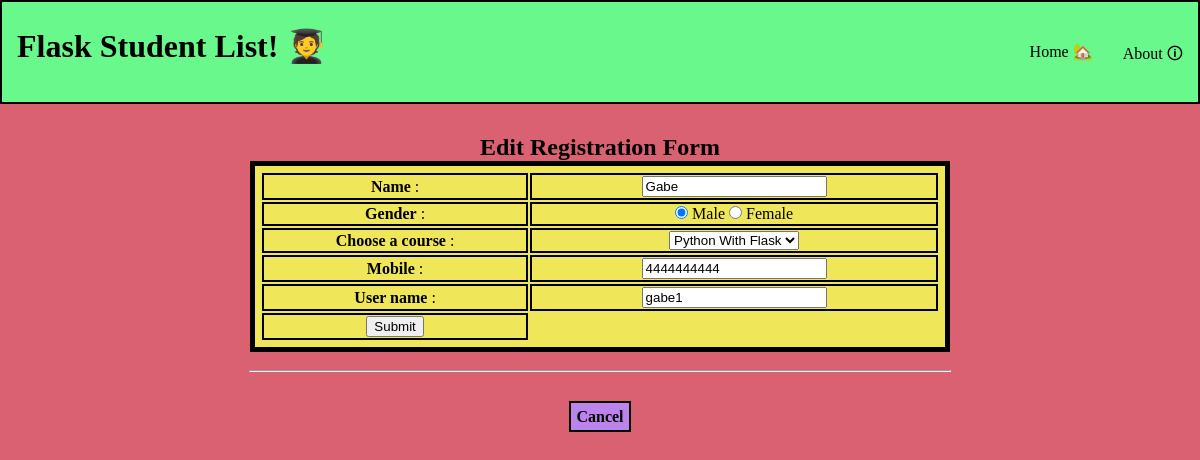
The page /show?username=gabe1 on the database its author committed.
### tables this page shows
CREATE TABLE students (
    name STRING(20) NOT NULL,
    gender STRING(20),
    course STRING(20),
    mobile TEXT(10),
    username STRING(6) PRIMARY KEY NOT NULL,
    password TEXT(8) NOT NULL
);

### app.py (the view)
@app.route('/show')
def show():
    username=request.args.get('username')
    conn=sqlite3.connect("my_database.db")
    curs = conn.cursor()
    curs.execute("select * FROM students where username=?",(username,))
    student=curs.fetchone();
    return render_template('show.html', student=student)

### templates/show.html (shortened to what this page needs)
<!DOCTYPE html>
<html lang="en">
<head>
    <link href="{{ url_for('static', filename='css/style.css') }}" type="text/css" rel="stylesheet">
</head>
<body>
    <header>
        <h1>Flask Student List! 🧑‍🎓</h1>
        <nav>
            <a href="{{ url_for('index') }}">Home 🏡</a>
            <a href="{{ url_for('about') }}">About 🛈</a>
        </nav>
    </header>
    <main>
        <h2 class="center">Edit Registration Form</h2>
        <form action="/edit" method="POST">
            <table class="center">
                <tr>
                    <td><strong>Name</strong> : </td>
                    <td><input type="text" name="name" value="{{ student[0] }}" /></td>
                </tr>
                <tr>
                    <td><strong>Gender</strong> : </td>
                    <td><input type="radio" name="gender" value="Male" checked="checked" /> Male
                        <input type="radio" name="gender" value="Female" /> Female
                    </td>
                </tr>
                <tr>
                    <td><strong>Choose a course</strong> : </td>
                    <td><select name="course">
                            <option value="Python with Flask" selected>Python With Flask</option>
                        </select> </td>
                </tr>
                <tr>
                    <td><strong>Mobile</strong> : </td>
                    <td><input type="text" name="mobile" value="{{ student[3] }}"></td>
                </tr>
                <tr>
                    <td><strong>User name</strong> : </td>
                    <td><input type="text" name="username" value="{{ student[4] }}"></td>
                </tr>
                <tr>
                    <td><input type="submit" value="Submit"></td>
                </tr>
            </table>
        </form>
        <div class="center">
            <br>
            <hr class="center"><br><br>
            <h4><a class="add-student" href="{{ url_for('index') }}">Cancel</a></h4>
        </div>
    </main>
</body>
</html>

### static/css/style.css (style rules this page uses)
* { margin: 0; }
body { background-color:rgb(218, 97, 113); }
header { display: flex; flex: 100%; height: 100px; background-color:rgb(104, 248, 140); border: 2px solid black; }
header h1 { display: flex; flex: 70%; justify-content: left; align-items: left; margin-left: 15px; color: black; position: relative; top: 25px; }
header nav { display: flex; flex: 30%; justify-content: right; align-items: right; }
header nav a { margin-top: 25px; padding: 15px; text-decoration: none; color: black; }
main { margin-top: 30px; }
hr { width: 700px; }
table { border: 5px solid black; width: 700px; background-color:rgb(240, 230, 90); padding: 5px; }
tr, td { border: 2px solid black; }
.center { text-align: center; margin-left: auto; margin-right: auto; }
.add-student { background-color:rgb(189, 131, 236); margin: 5px; padding: 5px; border: 2px solid black; text-decoration: none; color: black; }

### rows shown on the page
students: name "Gabe", mobile "4444444444", username "gabe1"
